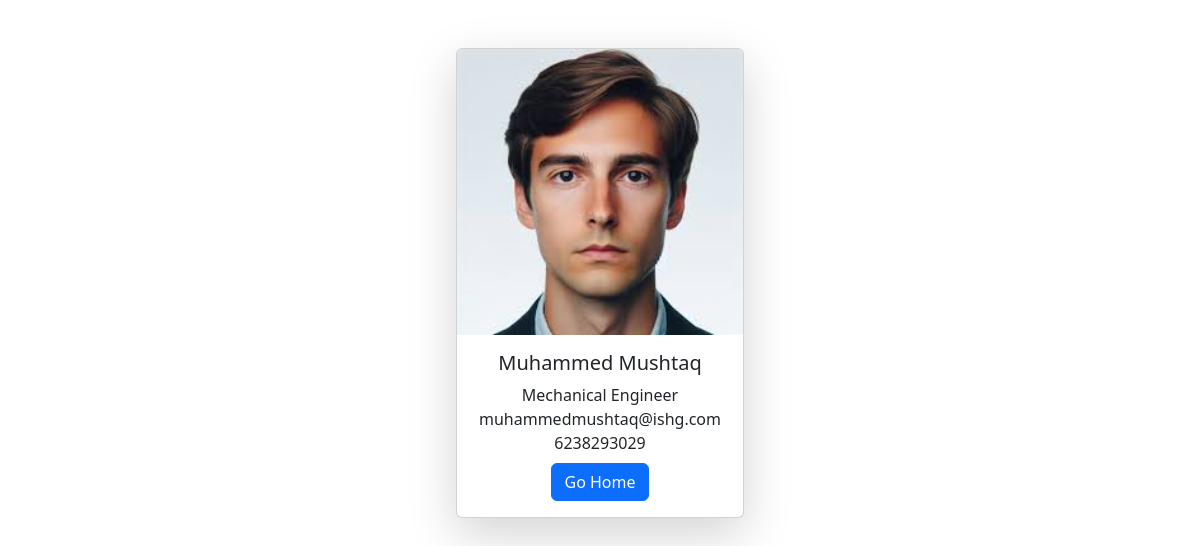
/employee/3, run on the app's committed database.
### employee/models.py (models this page shows)
class Employee(models.Model):
    first_name = models.CharField(max_length=100)
    last_name = models.CharField(max_length=100)
    phone_no = models.CharField(max_length=12)
    photo = models.ImageField(upload_to='images/')
    email = models.EmailField(max_length=100)
    job = models.CharField(max_length=100)
    created_at = models.DateTimeField(auto_now_add=True)
    updated_at = models.DateTimeField(auto_now=True)
    def __str__(self):
        return f'{self.first_name} {self.last_name}'

### employee/views.py (the view)
# urls.py: path('<int:pk>',views.emp_details,name='emp_details'),
def emp_details(request,pk):
    details = get_object_or_404(Employee,pk=pk)
    context = {
        'details': details
    }
    return render(request,'emp_detail.html',context)

### templates/emp_detail.html (shortened to what this page needs)
<!DOCTYPE html>
<html lang="en">
<head>
    <link href="https://cdn.jsdelivr.net/npm/bootstrap@5.3.3/dist/css/bootstrap.min.css" rel="stylesheet"
>
</head>
<body class="d-flex justify-content-center align-items-center mt-4 ">
    <div class="container d-flex justify-content-center mt-4">
        <div class="card text-center shadow-lg" style="width: 18rem;">
            <img class="card-img-top" src="{{details.photo.url}}" alt="Employee image">
            <div class="card-body">
                <h5 class="card-title">{{details}}</h5>
                <p class="card-text m-0">{{details.job}}</p>
                <p class="card-text m-0">{{details.email}}</p>
                <p class="card-text m-0">{{details.phone_no}}</p>
                <a href="{% url 'home' %}" class="btn btn-primary mt-2">Go Home</a>
            </div>
        </div>
    </div>
</body>
</html>

### data on the page
Employee: photo (picture), first_name+last_name "Muhammed Mushtaq", job "Mechanical Engineer", email "muhammedmushtaq@ishg.com", phone_no "6238293029"
